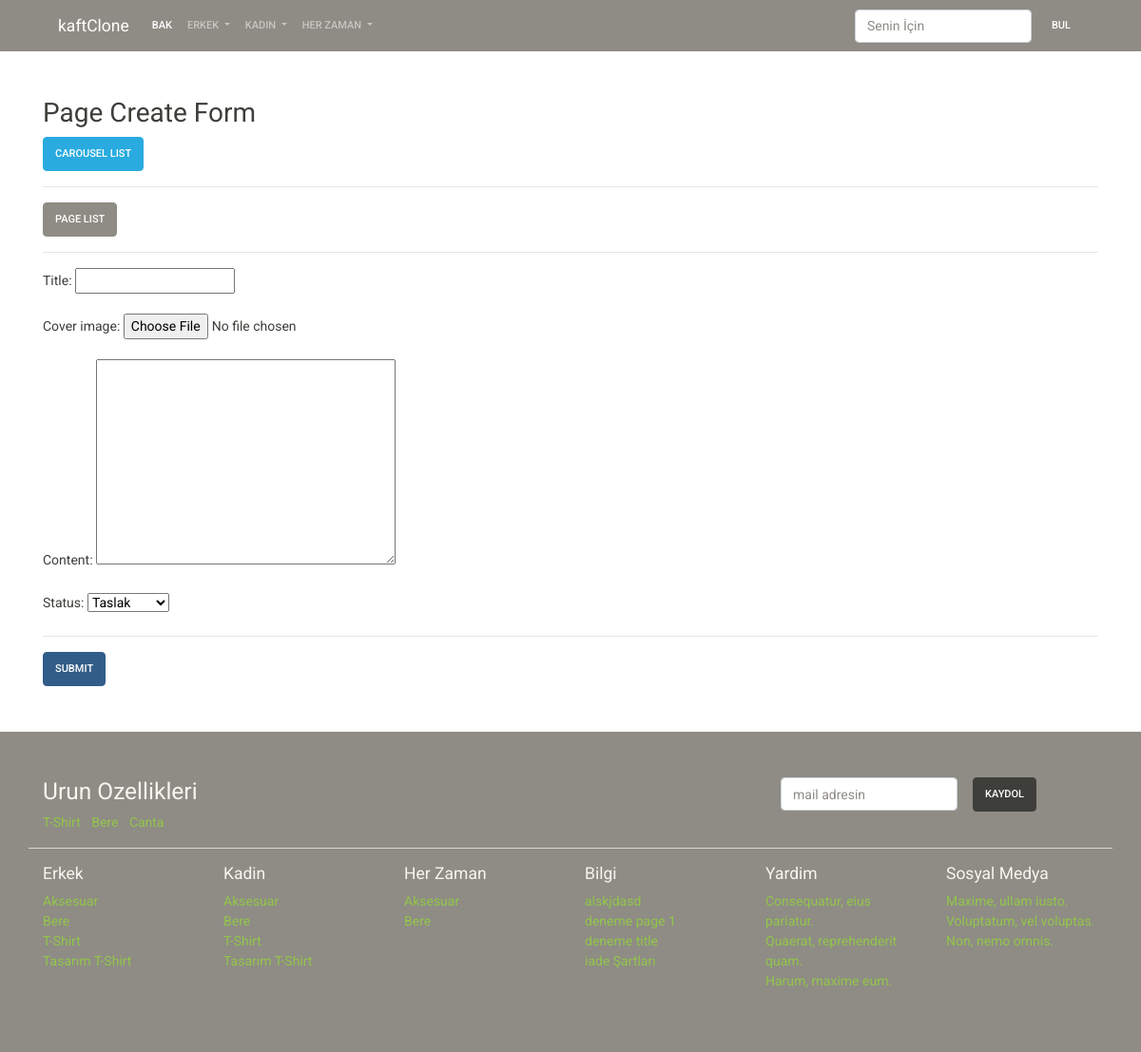
The page /manage/page/create/ on the database its author committed.
### product/models.py (models this page shows, shortened)
class Category(models.Model):
    title=models.CharField(max_length=200)
    slug=models.SlugField(max_length=200,default="")
    status=models.CharField(default=DEFAULT_STATUS,choices=STATUS,max_length=10)
    created_at=models.DateTimeField(auto_now_add=True)
    updated_at=models.DateTimeField(auto_now=True)
    gender=models.CharField(
        max_length=6,
        default="unisex",
        choices=GENDER_CHOICE,
                            )
    is_men=models.BooleanField(default=False)
    is_women=models.BooleanField(default=False)

### page/models.py (models this page shows)
class Page(models.Model):
    title=models.CharField(max_length=200)
    slug=models.SlugField(max_length=200,default="")
    content=models.TextField()
    cover_image = models.ImageField(upload_to='page',null=True,blank=True)
    status=models.CharField(default=DEFAULT_STATUS,choices=STATUS,max_length=10)
    created_at=models.DateTimeField(auto_now_add=True)
    updated_at=models.DateTimeField(auto_now=True)

### page/views.py (the view, shortened to what this page needs)
# urls.py: path('page/create/', page_create, name='page_create'),
def page_create(request):
    context={}
    context['title']="Page Create Form"
    context['form']=PageModelForm()
    return render(request,"manage/form.html",context)

### page/forms.py
class PageModelForm(forms.ModelForm):
    class Meta:
        model = Page
        fields=[
            'title',
            'cover_image',
            'content',
            'status',
        ]

### Deneme1/nav_context.py (called while the page is built)
def nav_data(request):
    context=dict()
    context['categories']=Category.objects.filter(
        status=STATUS,
    ).order_by('title')
    context['pages']=Page.objects.filter(
        status=STATUS
    ).order_by('title')
    return context

### templates/manage/form.html (shortened to what this page needs)
{% extends 'base/base.html' %}
{% block content %}
<div class="container mt-5">
    <div class="row">
        <div class="col-sm-12 ">
            <h2>{{title}}</h2>
            <a href="{% url 'carousel_list' %}" class="btn btn-info">
                Carousel List
            </a>
            <hr>
            <a href="{% url 'page_list' %}" class="btn btn-secondary">
                Page List
            </a>
            <hr>
            <form method="POST" enctype="multipart/form-data">
                {{ form.as_p }}
                <hr>
                <button type="submit" class="btn btn-primary">Submit</button>
            </form>
        </div>
    </div>
</div>
{% endblock %}

### templates/base/components/footer.html (shortened to what this page needs)
<div class="bg-dark py-5 mt-5">
    <div class="container">
        <div class="row">
            <div class="col-sm-8">
                <h3 class="text-light">Urun Ozellikleri</h3>
                <ul class="list-inline">
                    <li class="list-inline-item">
                        <a href="">T-Shirt</a>
                    </li>
                    <li class="list-inline-item">
                        <a href="">Bere</a>
                    </li>
                    <li class="list-inline-item">
                        <a href="">Canta</a>
                    </li>
                </ul>
            </div>
            <div class="col-sm-4">
                <form class="form-inline">
                    <div class="form-group mx-sm-3 mb-2">
                        <input type="email" class="form-control" id="ebulten" placeholder="mail adresin">
                    </div>
                    <button type="submit" class="btn btn-dark mb-2">Kaydol</button>
                    </form>
            </div>
        </div>
        <div class="row border-top mb-3"></div>
        <div class="row">
            <div class="col-sm-2">
                <h5 class="text-light">Erkek</h5>
                <ul class="list-unstyled">
                    {% for item in categories %}
                    {% if item.gender == 'man' or item.gender == 'unisex' %}
                        <a class="" href="{% url 'category_show' category_slug=item.slug %}">{{item.title}}</a>
                    {% endif %}
                      {% endfor %}
                </ul>
            </div>
            <div class="col-sm-2">
                <h5 class="text-light">Kadin</h5>
                <ul class="list-unstyled">
                    {% for item in categories %}
                    {% if item.gender == 'woman' or item.gender == 'unisex' %}
                        <a class="" href="{% url 'category_show' category_slug=item.slug %}">{{item.title}}</a>
                    {% endif %}
                      {% endfor %}
                </ul>
            </div>
            <div class="col-sm-2">
                <h5 class="text-light">Her Zaman</h5>
                <ul class="list-unstyled">
                    {% for item in categories %}
                        {% if item.gender == 'unisex' %}
                            <a class="" href="{% url 'category_show' category_slug=item.slug %}">{{item.title}}</a>
                        {% endif %}
                      {% endfor %}
                </ul>
            </div>
            <div class="col-sm-2">
                <h5 class="text-light">Bilgi</h5>
                <ul class="list-unstyled">
                    {% for item in pages %}
                    <li>
                        <a href="">
                            {{item.title}}
                        </a>
                    </li>
                    {% endfor %}
                </ul>
            </div>
            <div class="col-sm-2">
                <h5 class="text-light">Yardim</h5>
                <ul class="list-unstyled">
                    <li><a href="">Consequatur, eius pariatur.</a></li>
                    <li><a href="">Quaerat, reprehenderit quam.</a></li>
                    <li><a href="">Harum, maxime eum.</a></li>
                </ul>
            </div>
            <div class="col-sm-2">
                <h5 class="text-light">Sosyal Medya</h5>
                <ul class="list-unstyled text-white">
                    <li><a href="" >Maxime, ullam iusto.</a></li>
                    <li><a href="" >Voluptatum, vel voluptas.</a></li>
                    <li><a href="" >Non, nemo omnis.</a></li>
                </ul>
            </div>
        </div>
    </div>
</div>

### rows shown on the page
Category: title "Aksesuar"
Category: title "Bere"
Category: title "T-Shirt"
Category: title "Tasarım T-Shirt"
Category: title "T-Shirt"
Category: title "Tasarım T-Shirt"
Page: title "alskjdasd"
Page: title "deneme page 1"
Page: title "deneme title"
Page: title "iade Şartları"

### other values the page prints
{{ title }} "Page Create Form"
